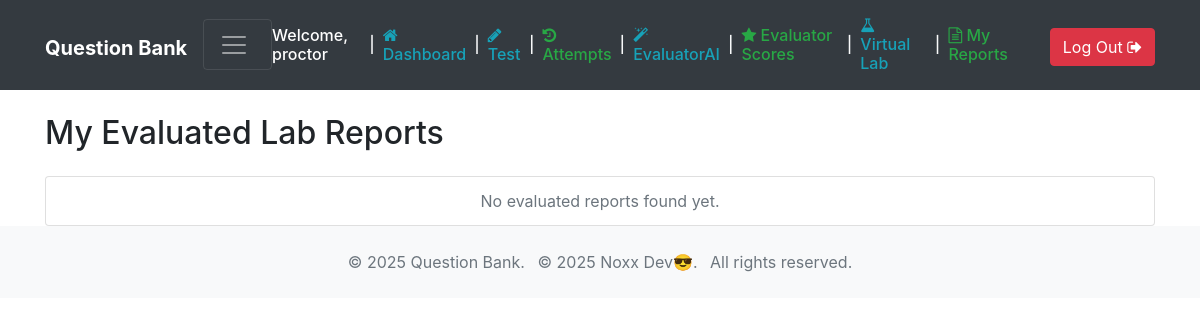
The app's page /my-reports/ (signed in), older data.
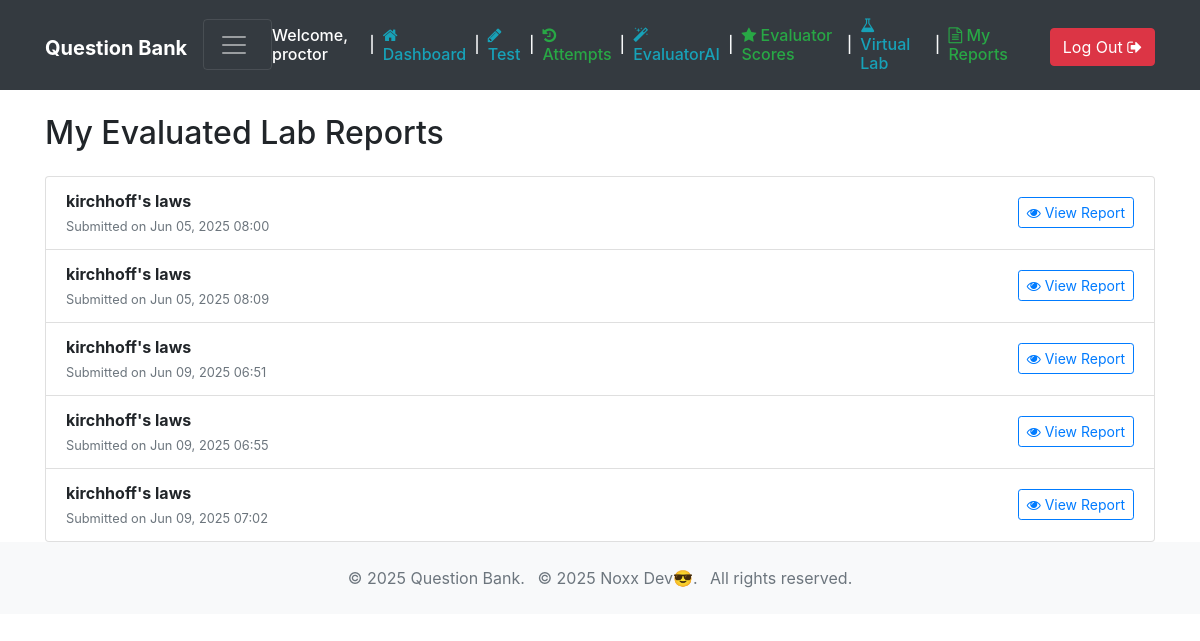
The same page, newer data.
### QuestionBank/models.py (models this page shows, shortened)
class ExperimentReport(models.Model):
    experiment = models.ForeignKey('VirtualExperiment', on_delete=models.CASCADE)
    student = models.ForeignKey(settings.AUTH_USER_MODEL, on_delete=models.CASCADE)
    group_members = models.TextField("Group Members", help_text="List of group members who participated", blank=True, null=True)
    objective = models.TextField("Objective/Aim", blank=True, null=True)
    theory = models.TextField("Theory/Introduction", blank=True, null=True)
    apparatus_scope = models.TextField("Apparatus/Scope", blank=True, null=True)
    procedure = models.TextField("Procedure/Method", blank=True, null=True)
    results = models.TextField("Results/Raw Data", blank=True, null=True)
    data_analysis = models.TextField("Data & Error Analysis", blank=True, null=True)
    discussion = models.TextField("Discussion", blank=True, null=True)
    conclusion = models.TextField("Conclusion", blank=True, null=True)
    references = models.TextField("References", blank=True, null=True)
    observation = models.TextField("Observation")
    data = models.TextField("Data Collected")
    report_file = models.FileField("Attach Report File", upload_to='experiment_reports/', blank=True, null=True)
    draft_used = models.OneToOneField(
        'ExperimentDraft',
        on_delete=models.SET_NULL,
        null=True,
        blank=True,
        related_name='final_report',
        help_text="Draft that was used to submit this report, if applicable."
    )
    graph_x_values = models.TextField(
        "X-Axis Values",
        blank=True,
        null=True,
        help_text="Comma-separated list of X values (e.g., 1, 2, 3, 4)"
    )
    graph_y_values = models.TextField(
        "Y-Axis Values",
        blank=True,
        null=True,
        help_text="Comma-separated list of Y values (e.g., 10, 20, 30, 40)"
    )
    submitted_at = models.DateTimeField("Submitted At", null=True, blank=True)

class VirtualExperiment(models.Model):
    title = models.CharField(max_length=200)
    code = models.CharField(max_length=50)
    objective = models.TextField(blank=True)
    theory = models.TextField(blank=True)
    method_summary = models.TextField(blank=True, help_text="Optional overview of the procedure.")
    video_url = models.URLField(blank=True, null=True)
    requires_report = models.BooleanField(default=True)
    requires_questions = models.BooleanField(default=False)
    class Meta:
        verbose_name = "Virtual Experiment"
        verbose_name_plural = "Virtual Experiments"

### QuestionBank/views.py (the view)
# urls.py: path('my-reports/', views.my_evaluated_reports, name='report_list'),
@login_required
def my_evaluated_reports(request):
    reports = ExperimentReport.objects.filter(student=request.user).prefetch_related('evaluation')
    return render(request, 'bank/report_list.html', {'reports': reports})

### QuestionBank/templates/bank/report_list.html (shortened to what this page needs)
{% extends 'layout/base.html' %}
{% block content %}
<div class="container mt-4">
    <h2 class="mb-4">My Evaluated Lab Reports</h2>
    <ul class="list-group">
        {% for report in reports %}
        <li class="list-group-item d-flex justify-content-between align-items-center">
            <div>
                <strong>{{ report.experiment.title }}</strong><br>
                <small class="text-muted">Submitted on {{ report.submitted_at|date:"M d, Y H:i" }}</small>
            </div>
            <a href="{% url 'bank:report_detail' report.pk %}" class="btn btn-outline-primary btn-sm">
                <i class="fa fa-eye"></i> View Report
            </a>
        </li>
        {% empty %}
        <li class="list-group-item text-center text-muted">No evaluated reports found yet.</li>
        {% endfor %}
    </ul>
</div>
{% endblock content %}

Row changes from the older to the newer data that the page shows:
added ExperimentReport: experiment "kirchhoff's laws", submitted_at "Jun 05, 2025 08:00"
added ExperimentReport: experiment "kirchhoff's laws", submitted_at "Jun 05, 2025 08:09"
added ExperimentReport: experiment "kirchhoff's laws", submitted_at "Jun 09, 2025 06:51"
added ExperimentReport: experiment "kirchhoff's laws", submitted_at "Jun 09, 2025 06:55"
added ExperimentReport: experiment "kirchhoff's laws", submitted_at "Jun 09, 2025 07:02"
Text that changed along with them:
text no longer shown: "No evaluated reports found yet."
